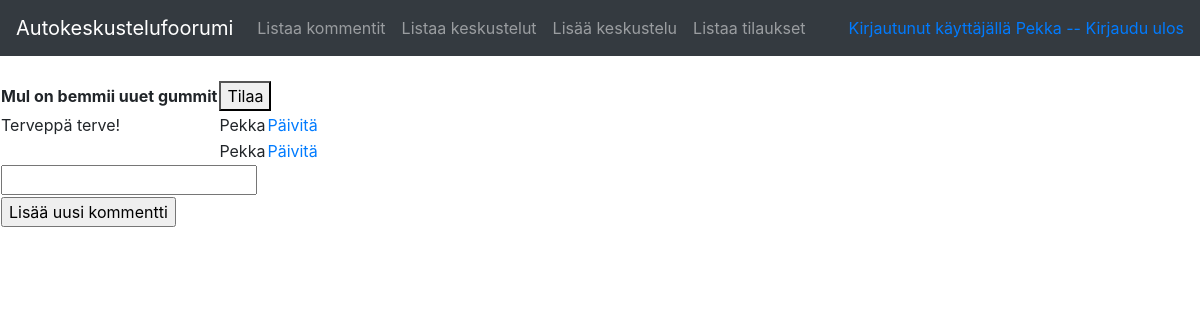
The page /conversations/1 (signed in) on the database its author committed.
### application/auth/models.py (models this page shows, shortened)
class User(Base):
    __tablename__ = "account"
    name = db.Column(db.String(144), nullable=False)
    username = db.Column(db.String(144), nullable=False)
    password = db.Column(db.String(144), nullable=False)
    comments = db.relationship("Comment", backref='account', lazy=True)

### application/conversations/models.py (models this page shows, shortened)
class Conversation(Base):
    __tablename__ = "conversation"
    name = db.Column(db.String(144), nullable=False)
    @staticmethod
    def find_comments_for_conversation(convid=0):
      stmt = text("SELECT Comment.id, Comment.name, Comment.conversation_id, Account.username, Comment.account_id FROM Comment, Account WHERE Account.id = Comment.account_id AND Comment.conversation_id = :convid").params(convid=convid)
      res = db.engine.execute(stmt)
      response = []
      for row in res:
        response.append({"id":row[0], "name":row[1], "conversation_id":row[2], "username":row[3], "account_id":row[4]})
      return response

### application/comments/models.py (models this page shows, shortened)
class Comment(db.Model):
    id = db.Column(db.Integer, primary_key=True)
    date_created = db.Column(db.DateTime, default=db.func.current_timestamp())
    date_modified = db.Column(db.DateTime, default=db.func.current_timestamp(),
    onupdate=db.func.current_timestamp())
    name = db.Column(db.String(144), nullable=False)
    account_id = db.Column(db.Integer, db.ForeignKey('account.id'),  nullable=False)

### application/conversations/views.py (the view)
@app.route("/conversations/<conversation_id>", methods=["GET","POST"])
@login_required
def conversation_view(conversation_id):
    form = CommentForm(request.form)
    return render_template("conversations/viewOne.html", t=Conversation.query.get(conversation_id), form=form, conversation_comments=Conversation.find_comments_for_conversation(conversation_id))

### application/comments/forms.py
class CommentForm(FlaskForm):
    name = StringField("Comment name", [validators.Length(min=1)])
    class Meta:
        csrf = False

### application/__init__.py (called while the page is built)
@login_manager.user_loader
def load_user(user_id):
    return User.query.get(user_id)

### application/templates/conversations/viewOne.html (shortened to what this page needs)
{% extends "layout.html" %}
{% block body %}
  <table>
    <tr>
      <th>{{ t.name }}</th>
      <td colspan="2"><form method = "POST" action="{{ url_for('conversation_subscribe', conversation_id = t.id) }}"><Button type="submit">Tilaa</Button></form></td>
      <th></th>
    </tr>
    {% for comment in conversation_comments %}
    <tr>
      <td>{{ comment.name }}</td>
      <td> {{ comment.username }}</td>
      {% if current_user.id == comment.account_id %}
      <td><a href="{{ url_for('comment_update', comment_id=comment.id) }} ">Päivitä</a></td>
      {% endif %}
    </tr>
    {% endfor %}
  </table>
  <form method="POST" action="{{ url_for('comments_create', conversation_id=t.id) }}">
    <table>
      <tr>
  <td>
    {{ form.name }}
  </td>
      </tr>
      <tr>
  <td colspan="2">
    <input type="submit" value="Lisää uusi kommentti"/>
  </td>
      </tr>
  </form>
{% endblock %}

### application/templates/layout.html (shortened to what this page needs)
<!DOCTYPE html>
<html>
<head>
  <link rel="stylesheet" href="https://maxcdn.bootstrapcdn.com/bootstrap/4.0.0/css/bootstrap.min.css"
>
</head>
<body>
    <nav class="navbar navbar-expand-md navbar-dark bg-dark mb-4">
        <a class="navbar-brand" href="#">Autokeskustelufoorumi</a>
        <div class="collapse navbar-collapse" id="navbarCollapse">
                <ul class="navbar-nav mr-auto">
                  <li class="nav-item">
                    <a class="nav-link" href="{{ url_for('comments_index') }} ">Listaa kommentit</a>
                  </li>
                  <li class="nav-item">
                      <a class="nav-link" href="{{ url_for('conversations_index') }} ">Listaa keskustelut</a>
                    </li>
                    <li class="nav-item">
                        <a class="nav-link" href="{{ url_for('conversations_form') }} ">Lisää keskustelu</a>
                      </li>
                      <li class="nav-item">
                        <a class="nav-link" href="{{ url_for('conversations_subscriptions') }} ">Listaa tilaukset</a>
                      </li>
                </ul>
                <div class="form-inline mt-2 mt-md-0">
            {% if current_user.is_authenticated %}
            <a href="{{ url_for('auth_logout') }}">Kirjautunut käyttäjällä {{ current_user.name }} -- Kirjaudu ulos</a>
            {% else %}
            <a href="{{ url_for('auth_login') }}">Login</a>
            {% endif %}
                </div>
        </div>
            </nav>
  {% block body %}{% endblock %}
</body>
</html>

### rows shown on the page
User: name "Pekka"
Conversation: name "Mul on bemmii uuet gummit"
Comment: name "Terveppä terve!", username "Pekka"
Comment: username "Pekka"
